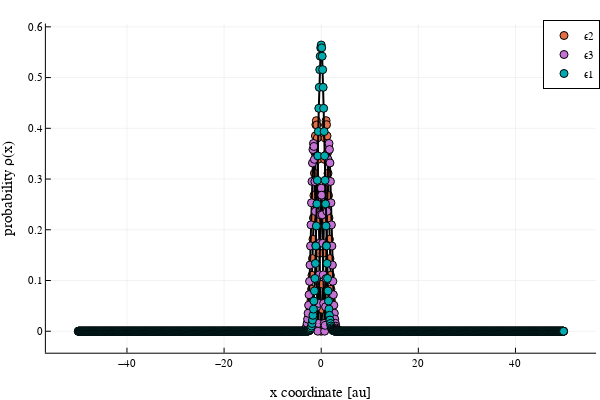

Notebook code cell kept with this figure:
### Code cell
range_to_show=range(1,step=1,length=3)
fig2 = plot_eigenstates(simulation_info, output_data,range_to_show)
display(fig2)

### Figure 1 — Plotly figure (JSON) as saved in the notebook; plotly's stock layout.template omitted (floating-point values rounded to 4 significant figures; data arrays with more than 128 entries replaced by an {"elided": "..."} marker saying what was removed)
{"data": [{"colorbar": {"len": 0.9143, "title": "", "x": 0.9934, "y": 0.533}, "legendgroup": "", "line": {"color": "rgba(0, 0, 0, 1.000)", "dash": "solid", "shape": "linear", "width": 2}, "mode": "lines", "name": "", "showlegend": false, "type": "scatter", "x": {"elided": "1000 float values"}, "xaxis": "x", "y": {"elided": "1000 float values"}, "yaxis": "y"}, {"colorbar": {"len": 0.9143, "title": "", "x": 0.9934, "y": 0.533}, "legendgroup": "ϵ2", "marker": {"color": "rgba(227, 111, 71, 1.000)", "line": {"color": "rgba(0, 0, 0, 1.000)", "width": 1}, "size": 8, "symbol": "circle"}, "mode": "markers", "name": "ϵ2", "showlegend": true, "type": "scatter", "x": {"elided": "1000 float values"}, "xaxis": "x", "y": {"elided": "1000 float values"}, "yaxis": "y"}, {"colorbar": {"len": 0.9143, "title": "", "x": 0.9934, "y": 0.533}, "legendgroup": "", "line": {"color": "rgba(0, 0, 0, 1.000)", "dash": "solid", "shape": "linear", "width": 2}, "mode": "lines", "name": "", "showlegend": false, "type": "scatter", "x": {"elided": "1000 float values"}, "xaxis": "x", "y": {"elided": "1000 float values"}, "yaxis": "y"}, {"colorbar": {"len": 0.9143, "title": "", "x": 0.9934, "y": 0.533}, "legendgroup": "ϵ3", "marker": {"color": "rgba(195, 113, 210, 1.000)", "line": {"color": "rgba(0, 0, 0, 1.000)", "width": 1}, "size": 8, "symbol": "circle"}, "mode": "markers", "name": "ϵ3", "showlegend": true, "type": "scatter", "x": {"elided": "1000 float values"}, "xaxis": "x", "y": {"elided": "1000 float values"}, "yaxis": "y"}, {"colorbar": {"len": 0.9143, "title": "", "x": 0.9934, "y": 0.533}, "legendgroup": "", "line": {"color": "rgba(0, 0, 0, 1.000)", "dash": "solid", "shape": "linear", "width": 2}, "mode": "lines", "name": "", "showlegend": false, "type": "scatter", "x": {"elided": "1000 float values"}, "xaxis": "x", "y": {"elided": "1000 float values"}, "yaxis": "y"}, {"colorbar": {"len": 0.9143, "title": "", "x": 0.9934, "y": 0.533}, "legendgroup": "ϵ1", "marker": {"color": "rgba(0, 170, 174, 1.000)", "line": {"color": "rgba(0, 0, 0, 1.000)", "width": 1}, "size": 8, "symbol": "circle"}, "mode": "markers", "name": "ϵ1", "showlegend": true, "type": "scatter", "x": {"elided": "1000 float values"}, "xaxis": "x", "y": {"elided": "1000 float values"}, "yaxis": "y"}], "layout": {"annotations": [], "height": 400, "legend": {"bgcolor": "rgba(255, 255, 255, 1.000)", "bordercolor": "rgba(0, 0, 0, 1.000)", "borderwidth": 1, "font": {"color": "rgba(0, 0, 0, 1.000)", "family": "sans-serif", "size": 11}, "title": {"font": {"color": "rgba(0, 0, 0, 1.000)", "family": "sans-serif", "size": 15}, "text": ""}, "tracegroupgap": 0, "traceorder": "normal", "x": 1, "xanchor": "auto", "y": 1, "yanchor": "auto"}, "margin": {"b": 20, "l": 0, "r": 0, "t": 20}, "paper_bgcolor": "rgba(255, 255, 255, 1.000)", "plot_bgcolor": "rgba(255, 255, 255, 1.000)", "showlegend": true, "width": 600, "xaxis": {"anchor": "y", "domain": [0.07647, 0.9934], "gridcolor": "rgba(0, 0, 0, 0.100)", "gridwidth": 0.5, "linecolor": "rgba(0, 0, 0, 1.000)", "mirror": false, "showgrid": true, "showline": true, "showticklabels": true, "tickangle": 0, "tickcolor": "rgb(0, 0, 0)", "tickfont": {"color": "rgba(0, 0, 0, 1.000)", "family": "sans-serif", "size": 11}, "ticks": "inside", "title": "x coordinate [au]", "titlefont": {"color": "rgba(0, 0, 0, 1.000)", "family": "sans-serif", "size": 15}, "type": "-", "visible": true, "zeroline": false, "zerolinecolor": "rgba(0, 0, 0, 1.000)"}, "yaxis": {"anchor": "x", "domain": [0.07581, 0.9902], "gridcolor": "rgba(0, 0, 0, 0.100)", "gridwidth": 0.5, "linecolor": "rgba(0, 0, 0, 1.000)", "mirror": false, "showgrid": true, "showline": true, "showticklabels": true, "tickangle": 0, "tickcolor": "rgb(0, 0, 0)", "tickfont": {"color": "rgba(0, 0, 0, 1.000)", "family": "sans-serif", "size": 11}, "ticks": "inside", "title": "probability ρ(x)", "titlefont": {"color": "rgba(0, 0, 0, 1.000)", "family": "sans-serif", "size": 15}, "type": "-", "visible": true, "zeroline": false, "zerolinecolor": "rgba(0, 0, 0, 1.000)"}}}
